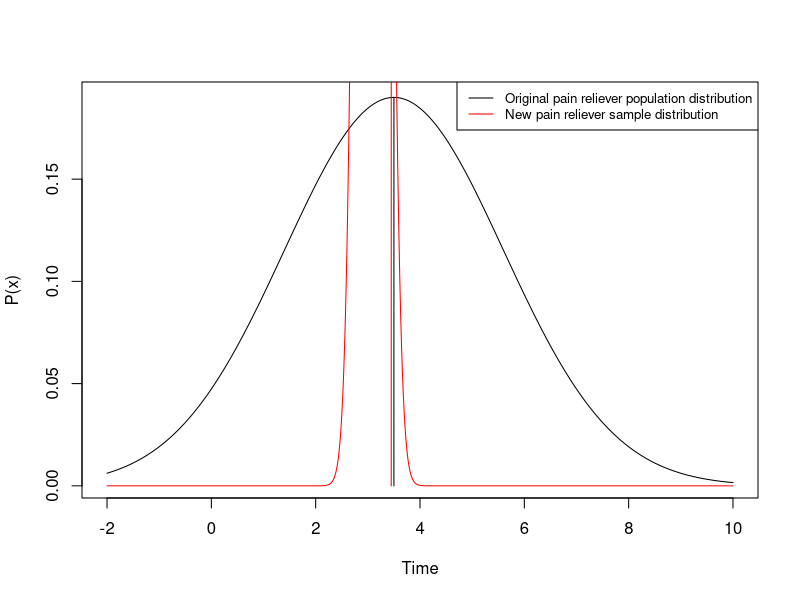
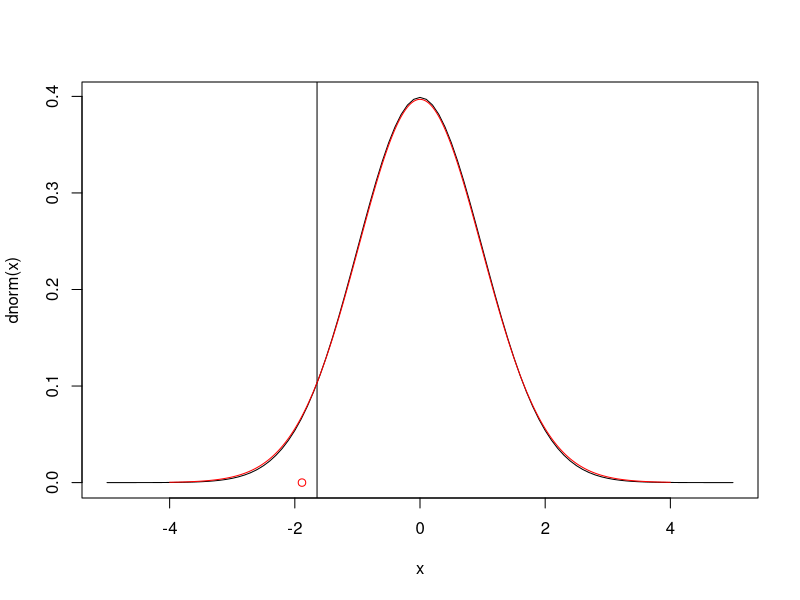
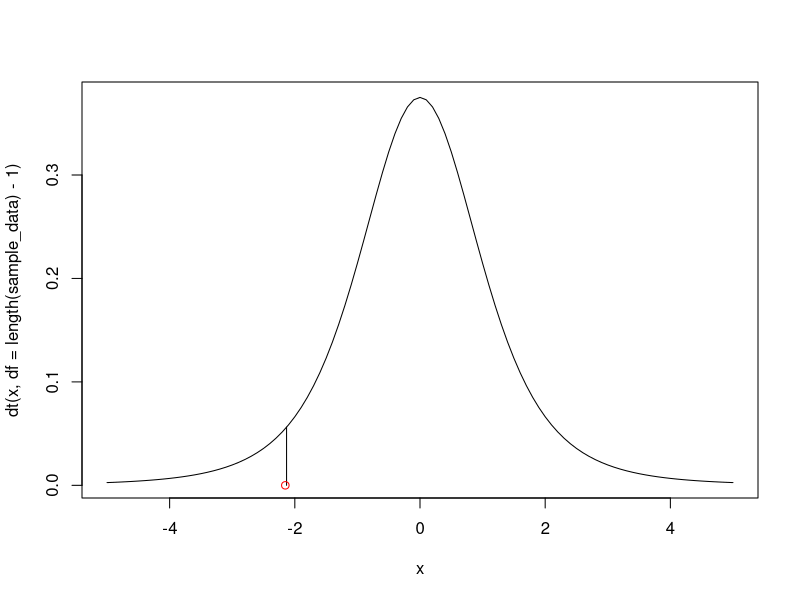

These charts were generated, in order, by the following R code:
#### Exercise for hypothesis tests


#a) Consider the pain reliever example again.
# Implement it using the normalized and unnormalized test statistic.


###pain reliever
mu_0= 3.5
sigma_0 = 2.1

sample_mean =3.1
sample_sigma = 1.5

N = 50
alpha = 0.05


#### without normalizing of the test statistic
x = seq(-2,10,0.01)
plot(x,dnorm(x,mean= mu_0, sd=sigma_0 ),type='l',xlab='Time',ylab="P(x)")
segments(mu_0,0,mu_0,dnorm(mu_0,mean= mu_0, sd=sigma_0 ))

lines(x,dnorm(x,mean= sample_mean, sd= sample_sigma/sqrt(N) ),col='red')

critical = qnorm(alpha,mean= sample_mean, sd= sample_sigma/sqrt(N),lower.tail = F)
segments(critical,0,critical,dnorm(critical,mean= sample_mean, sd= sample_sigma/sqrt(N)),col='red')

##estimate p value
p_value = pnorm(mu_0,mean= sample_mean, sd= sample_sigma/sqrt(N),lower.tail = F)

legend("topright", legend=c("Original pain reliever population distribution", "New pain reliever sample distribution"),
       col=c("black", "red"), lty=1, cex=0.8)

# With creating a normalized test statistics
Z = (sample_mean-mu_0) /( sample_sigma/sqrt(N))
C = qnorm(alpha )
conf = (sample_mean-mu_0) -qnorm(c(0.05,0.95),mean=(sample_mean-mu_0),sd=( sample_sigma/sqrt(N)))

curve(dnorm,xlim = c(-5,5))
abline(v=C)
points(Z,0,col='red')
###test test
pnorm(Z)##p-value

lines(seq(-4,4,0.01), dt(seq(-4,4,0.01),df=N-1),col='red')
t = (sample_mean-mu_0) /( sample_sigma/sqrt(N))
pt(t,df = N-1)


#b) Consider the exmaple from the slides:
#   The price of a popular tennis racket at a national chain store is $179.
#   Portia bought five of the same racket at an online auction site for the
#   following prices:{155, 179, 175, 175, 161}. Assuming that the auction prices of
#   rackets are normally distributed, determine whether there is sufficient evidence in the sample, at the 5% level of significance, to conclude that the average price of the racket is less than $179 if purchased at an online auction
#   Do the test in R and estimate the p-value

###with t distribution
mu_0 = 179
sample_data = c(155,179,175,175,161)
mean(sample_data)
sqrt(var(sample_data))
T_statistic = (mean(sample_data)-mu_0 ) /  (sqrt(var(sample_data)) / sqrt(length(sample_data)) )

C= qt(0.05,df = length(sample_data)-1)
curve(dt(x ,df=length(sample_data)-1) ,xlim = c(-5,5))
segments(C,0,C,dt(x = C,df = length(sample_data)-1))
points(T_statistic,0,col='red')
pvalue = pt(T_statistic ,df = length(sample_data)-1)

